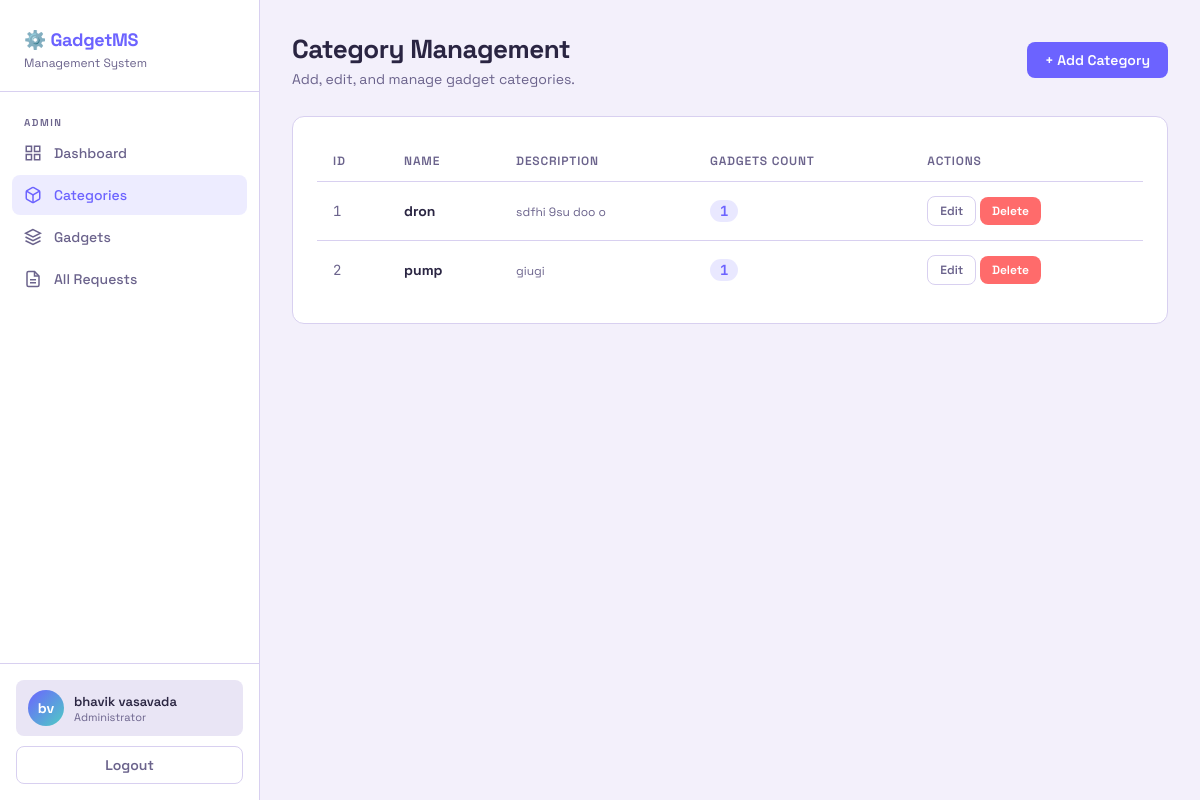
Screenshot of /admin-panel/categories/ (signed in) with the database file from the repository.
### core/models.py (models this page shows, shortened)
class User(AbstractUser):
    email = models.EmailField(unique=True)
    USERNAME_FIELD = 'email'
    REQUIRED_FIELDS = ['first_name', 'last_name']
    objects = CustomUserManager()
    class Meta:
        verbose_name = 'User'
        verbose_name_plural = 'Users'

### gadgets/models.py (models this page shows, shortened)
class Category(models.Model):
    name = models.CharField(max_length=50, unique=True)
    description = models.TextField(blank=True)
    class Meta:
        verbose_name_plural = 'Categories'

### gadgets/views.py (the view)
# urls.py: path('admin-panel/categories/', views.admin_categories_view, name='admin_categories'),
@user_passes_test(is_admin, login_url='/login/')
def admin_categories_view(request):
    categories = Category.objects.annotate(gadget_count=Count('gadgets')).order_by('name')
    return render(request, 'admin_panel/categories.html', {'categories': categories})

### gadgets/views.py (called while the page is built)
def is_admin(user):
    return user.is_authenticated and user.is_staff

### templates/admin_panel/categories.html (shortened to what this page needs)
{% extends 'base.html' %}
{% block nav_admin_cats %}active{% endblock %}
{% block content %}
<div class="page-header flex-between">
  <div>
    <h1>Category Management</h1>
    <p>Add, edit, and manage gadget categories.</p>
  </div>
  <a href="{% url 'admin_category_add' %}" class="btn btn-primary">+ Add Category</a>
</div>
<div class="card">
  {% if categories %}
  <div class="table-wrap">
    <table>
      <thead>
        <tr><th>ID</th><th>Name</th><th>Description</th><th>Gadgets Count</th><th>Actions</th></tr>
      </thead>
      <tbody>
        {% for c in categories %}
        <tr>
          <td style="font-family:'JetBrains Mono',monospace;color:var(--text2);">{{ c.id }}</td>
          <td><strong>{{ c.name }}</strong></td>
          <td><span style="font-size:12px;color:var(--text2);">{{ c.description|truncatechars:60|default:"No description" }}</span></td>
          <td><span class="qty-badge">{{ c.gadget_count }}</span></td>
          <td>
            <a href="{% url 'admin_category_edit' c.id %}" class="btn btn-ghost btn-sm">Edit</a>
            <form method="post" action="{% url 'admin_category_delete' c.id %}" style="display:inline;"
                  onsubmit="return confirm('Delete {{ c.name }}? This will set category to null for related gadgets.')">
              <button class="btn btn-danger btn-sm">Delete</button>
            </form>
          </td>
        </tr>
        {% endfor %}
      </tbody>
    </table>
  </div>
  {% else %}
  <div class="empty-state">
    <div class="icon">📁</div>
    <p>No categories yet. <a href="{% url 'admin_category_add' %}" style="color:var(--accent);">Add your first category →</a></p>
  </div>
  {% endif %}
</div>
{% endblock %}

### templates/base.html (shortened to what this page needs)
<!DOCTYPE html>
<html lang="en">
<head>
  {% load static %}
  <link rel="stylesheet" href="{% static 'css/style.css' %}">
</head>
<body>
<div class="app-layout">
  <aside class="sidebar" id="sidebar">
    <div class="sidebar-logo">
      <h2>⚙️ GadgetMS</h2>
      <span>Management System</span>
    </div>
    <nav class="sidebar-nav">
      {% if user.is_authenticated %}
        {% if user.is_staff %}
          <div class="nav-label">Admin</div>
          <a href="{% url 'admin_dashboard' %}" class="nav-item {% block nav_admin_dash %}{% endblock %}">
            <svg viewBox="0 0 24 24" fill="none" stroke="currentColor" stroke-width="2"><rect x="3" y="3" width="7" height="7"/><rect x="14" y="3" width="7" height="7"/><rect x="14" y="14" width="7" height="7"/><rect x="3" y="14" width="7" height="7"/></svg>
            Dashboard
          </a>
          <a href="{% url 'admin_categories' %}" class="nav-item {% block nav_admin_cats %}{% endblock %}">
            Categories
          </a>
          <a href="{% url 'admin_gadgets' %}" class="nav-item {% block nav_admin_gadgets %}{% endblock %}">
            <svg viewBox="0 0 24 24" fill="none" stroke="currentColor" stroke-width="2"><path d="M12 2L2 7l10 5 10-5-10-5z"/><path d="M2 17l10 5 10-5"/><path d="M2 12l10 5 10-5"/></svg>
            Gadgets
          </a>
          <a href="{% url 'admin_requests' %}" class="nav-item {% block nav_admin_reqs %}{% endblock %}">
            <svg viewBox="0 0 24 24" fill="none" stroke="currentColor" stroke-width="2"><path d="M14 2H6a2 2 0 0 0-2 2v16a2 2 0 0 0 2 2h12a2 2 0 0 0 2-2V8z"/><polyline points="14 2 14 8 20 8"/><line x1="16" y1="13" x2="8" y2="13"/><line x1="16" y1="17" x2="8" y2="17"/></svg>
            All Requests
          </a>
        {% endif %}
      {% endif %}
    </nav>
    {% if user.is_authenticated %}
    <div class="sidebar-footer">
      <div class="user-chip">
        <div class="user-avatar">{{ user.first_name|first }}{{ user.last_name|first }}</div>
        <div class="user-info">
          <div class="user-name">{{ user.get_full_name }}</div>
          <div class="user-role">{% if user.is_staff %}Administrator{% else %}{{ user.student_profile.gr_number|default:'Student' }}{% endif %}</div>
        </div>
      </div>
      <a href="{% url 'logout' %}" class="btn btn-ghost" style="width:100%;margin-top:10px;justify-content:center;">
        Logout
      </a>
    </div>
    {% endif %}
  </aside>
  <main class="main-content">
    {% block content %}{% endblock %}
  </main>
</div>
</body>
</html>

### static/css/style.css (style rules this page uses)
:root { --bg: #f3f0fb; --bg2: #ffffff; --bg3: #e9e5f5; --border: #d8d0f0; --accent: #6c63ff; --accent2: #4ecdc4; --accent3: #ff6b6b; --accent4: #ffd93d; --text: #2a2542; --text2: #6b638c; --success: #4caf82; --warning: #f5b000; --danger: #ff6b6b; --info: #4ecdc4; --radius: 12px; --radius-sm: 8px; --shadow: 0 4px 24px rgba(0,0,0,0.06); }
* { box-sizing: border-box; margin: 0; padding: 0; }
body { font-family: 'Space Grotesk', sans-serif; background: var(--bg); color: var(--text); min-height: 100vh; }
.app-layout { display: flex; min-height: 100vh; }
.sidebar { width: 260px; background: var(--bg2); border-right: 1px solid var(--border); display: flex; flex-direction: column; position: fixed; height: 100vh; z-index: 1000; overflow-y: auto; transition: transform 0.3s cubic-bezier(0.4, 0, 0.2, 1); }
.sidebar-logo { padding: 28px 24px 20px; border-bottom: 1px solid var(--border); }
.sidebar-logo h2 { font-size: 18px; font-weight: 700; color: var(--accent); letter-spacing: -0.3px; }
.sidebar-logo span { color: var(--text2); font-size: 12px; display: block; margin-top: 4px; }
.sidebar-nav { padding: 16px 12px; flex: 1; }
.nav-label { font-size: 10px; font-weight: 600; color: var(--text2); text-transform: uppercase; letter-spacing: 1.5px; padding: 8px 12px 4px; }
.nav-item { display: flex; align-items: center; gap: 12px; padding: 11px 12px; border-radius: var(--radius-sm); color: var(--text2); text-decoration: none; font-size: 14px; font-weight: 500; transition: all 0.2s; margin-bottom: 2px; }
.nav-item:hover, .nav-item.active { background: rgba(108,99,255,0.12); color: var(--text); }
.nav-item.active { color: var(--accent); }
.nav-item svg { width: 18px; height: 18px; flex-shrink: 0; }
.sidebar-footer { padding: 16px; border-top: 1px solid var(--border); }
.user-chip { display: flex; align-items: center; gap: 10px; padding: 10px 12px; border-radius: var(--radius-sm); background: var(--bg3); }
.user-avatar { width: 36px; height: 36px; border-radius: 50%; background: linear-gradient(135deg, var(--accent), var(--accent2)); display: flex; align-items: center; justify-content: center; font-weight: 700; font-size: 14px; color: white; flex-shrink: 0; }
.user-info { min-width: 0; }
.user-name { font-size: 13px; font-weight: 600; white-space: nowrap; overflow: hidden; text-overflow: ellipsis; }
.user-role { font-size: 11px; color: var(--text2); }
.main-content { margin-left: 260px; flex: 1; padding: 32px; max-width: 100%; transition: padding 0.3s ease; }
.page-header { margin-bottom: 28px; }
.page-header h1 { font-size: 26px; font-weight: 700; letter-spacing: -0.5px; }
.page-header p { color: var(--text2); margin-top: 4px; font-size: 14px; }
.card { background: var(--bg2); border: 1px solid var(--border); border-radius: var(--radius); padding: 24px; }
.btn { display: inline-flex; align-items: center; gap: 7px; padding: 9px 18px; border-radius: var(--radius-sm); font-family: 'Space Grotesk', sans-serif; font-size: 14px; font-weight: 600; border: none; cursor: pointer; text-decoration: none; transition: all 0.2s; }
.btn-primary { background: var(--accent); color: white; }
.btn-danger { background: var(--danger); color: white; }
.btn-ghost { background: transparent; color: var(--text2); border: 1px solid var(--border); }
.btn-sm { padding: 6px 12px; font-size: 12px; }
.table-wrap { overflow-x: auto; }
table { width: 100%; border-collapse: collapse; font-size: 14px; }
th { text-align: left; padding: 12px 16px; color: var(--text2); font-weight: 600; font-size: 12px; text-transform: uppercase; letter-spacing: 0.8px; border-bottom: 1px solid var(--border); }
td { padding: 14px 16px; border-bottom: 1px solid var(--border); }
tr:last-child td { border-bottom: none; }
.qty-badge { background: rgba(108,99,255,0.15); color: var(--accent); padding: 2px 10px; border-radius: 20px; font-weight: 700; font-family: 'JetBrains Mono', monospace; }
.flex-between { display: flex; align-items: center; justify-content: space-between; }

### rows the page displays
User: first_name|first "b", last_name|first "v", get_full_name "bhavik vasavada"
Category: id "1", name "dron", description "sdfhi 9su doo o", gadget_count "1"
Category: id "2", name "pump", description "giugi", gadget_count "1"
